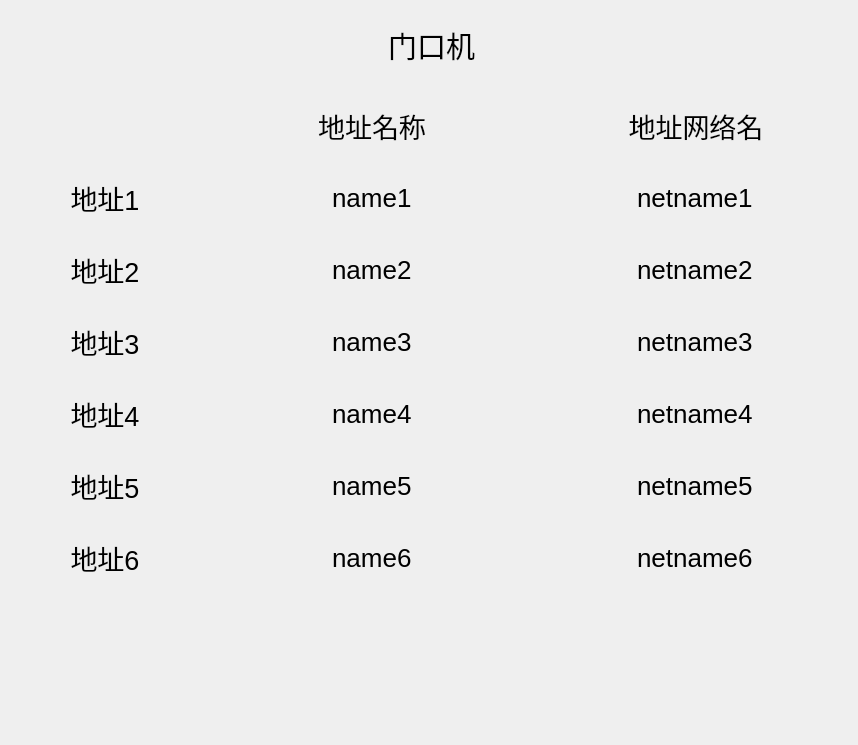
<?xml version="1.0" encoding="UTF-8"?>
<ui version="4.0">
 <class>DoorMachineDialog</class>
 <widget class="QDialog" name="DoorMachineDialog">
  <property name="geometry">
   <rect>
    <x>0</x>
    <y>0</y>
    <width>858</width>
    <height>745</height>
   </rect>
  </property>
  <property name="windowTitle">
   <string>Dialog</string>
  </property>
  <widget class="MyLineEdit" name="lineEditName1">
   <property name="geometry">
    <rect>
     <x>210</x>
     <y>162</y>
     <width>324</width>
     <height>72</height>
    </rect>
   </property>
   <property name="focusPolicy">
    <enum>Qt::ClickFocus</enum>
   </property>
   <property name="styleSheet">
    <string notr="true">border: 0px;
background-color: transparent;
font: 26px</string>
   </property>
   <property name="text">
    <string>name1</string>
   </property>
   <property name="maxLength">
    <number>49</number>
   </property>
   <property name="alignment">
    <set>Qt::AlignCenter</set>
   </property>
  </widget>
  <widget class="MyLineEdit" name="lineEditNetName1">
   <property name="geometry">
    <rect>
     <x>534</x>
     <y>162</y>
     <width>324</width>
     <height>72</height>
    </rect>
   </property>
   <property name="focusPolicy">
    <enum>Qt::ClickFocus</enum>
   </property>
   <property name="styleSheet">
    <string notr="true">border: 0px;
background-color: transparent;
font: 26px</string>
   </property>
   <property name="text">
    <string>netname1</string>
   </property>
   <property name="maxLength">
    <number>49</number>
   </property>
   <property name="alignment">
    <set>Qt::AlignCenter</set>
   </property>
  </widget>
  <widget class="QLabel" name="label_DoorMachine_2">
   <property name="geometry">
    <rect>
     <x>210</x>
     <y>90</y>
     <width>324</width>
     <height>72</height>
    </rect>
   </property>
   <property name="font">
    <font>
     <pointsize>-1</pointsize>
     <weight>50</weight>
     <italic>false</italic>
     <bold>false</bold>
    </font>
   </property>
   <property name="layoutDirection">
    <enum>Qt::LeftToRight</enum>
   </property>
   <property name="styleSheet">
    <string notr="true">font: 27px;</string>
   </property>
   <property name="text">
    <string>地址名称</string>
   </property>
   <property name="alignment">
    <set>Qt::AlignCenter</set>
   </property>
  </widget>
  <widget class="QLabel" name="label_DoorMachine_3">
   <property name="geometry">
    <rect>
     <x>534</x>
     <y>90</y>
     <width>324</width>
     <height>72</height>
    </rect>
   </property>
   <property name="font">
    <font>
     <pointsize>-1</pointsize>
     <weight>50</weight>
     <italic>false</italic>
     <bold>false</bold>
    </font>
   </property>
   <property name="layoutDirection">
    <enum>Qt::LeftToRight</enum>
   </property>
   <property name="styleSheet">
    <string notr="true">font: 27px;</string>
   </property>
   <property name="text">
    <string>地址网络名</string>
   </property>
   <property name="alignment">
    <set>Qt::AlignCenter</set>
   </property>
  </widget>
  <widget class="MyLineEdit" name="lineEditNetName2">
   <property name="geometry">
    <rect>
     <x>534</x>
     <y>234</y>
     <width>324</width>
     <height>72</height>
    </rect>
   </property>
   <property name="focusPolicy">
    <enum>Qt::ClickFocus</enum>
   </property>
   <property name="styleSheet">
    <string notr="true">border: 0px;
background-color: transparent;
font: 26px</string>
   </property>
   <property name="text">
    <string>netname2</string>
   </property>
   <property name="maxLength">
    <number>49</number>
   </property>
   <property name="alignment">
    <set>Qt::AlignCenter</set>
   </property>
  </widget>
  <widget class="MyLineEdit" name="lineEditName2">
   <property name="geometry">
    <rect>
     <x>210</x>
     <y>234</y>
     <width>324</width>
     <height>72</height>
    </rect>
   </property>
   <property name="focusPolicy">
    <enum>Qt::ClickFocus</enum>
   </property>
   <property name="styleSheet">
    <string notr="true">border: 0px;
background-color: transparent;
font: 26px</string>
   </property>
   <property name="text">
    <string>name2</string>
   </property>
   <property name="maxLength">
    <number>49</number>
   </property>
   <property name="alignment">
    <set>Qt::AlignCenter</set>
   </property>
  </widget>
  <widget class="MyLineEdit" name="lineEditName3">
   <property name="geometry">
    <rect>
     <x>210</x>
     <y>306</y>
     <width>324</width>
     <height>72</height>
    </rect>
   </property>
   <property name="focusPolicy">
    <enum>Qt::ClickFocus</enum>
   </property>
   <property name="styleSheet">
    <string notr="true">border: 0px;
background-color: transparent;
font: 26px</string>
   </property>
   <property name="text">
    <string>name3</string>
   </property>
   <property name="maxLength">
    <number>49</number>
   </property>
   <property name="alignment">
    <set>Qt::AlignCenter</set>
   </property>
  </widget>
  <widget class="MyLineEdit" name="lineEditNetName3">
   <property name="geometry">
    <rect>
     <x>534</x>
     <y>306</y>
     <width>324</width>
     <height>72</height>
    </rect>
   </property>
   <property name="focusPolicy">
    <enum>Qt::ClickFocus</enum>
   </property>
   <property name="styleSheet">
    <string notr="true">border: 0px;
background-color: transparent;
font: 26px</string>
   </property>
   <property name="text">
    <string>netname3</string>
   </property>
   <property name="maxLength">
    <number>49</number>
   </property>
   <property name="alignment">
    <set>Qt::AlignCenter</set>
   </property>
  </widget>
  <widget class="MyLineEdit" name="lineEditNetName4">
   <property name="geometry">
    <rect>
     <x>534</x>
     <y>378</y>
     <width>324</width>
     <height>72</height>
    </rect>
   </property>
   <property name="focusPolicy">
    <enum>Qt::ClickFocus</enum>
   </property>
   <property name="styleSheet">
    <string notr="true">border: 0px;
background-color: transparent;
font: 26px</string>
   </property>
   <property name="text">
    <string>netname4</string>
   </property>
   <property name="maxLength">
    <number>49</number>
   </property>
   <property name="alignment">
    <set>Qt::AlignCenter</set>
   </property>
  </widget>
  <widget class="MyLineEdit" name="lineEditName4">
   <property name="geometry">
    <rect>
     <x>210</x>
     <y>378</y>
     <width>324</width>
     <height>72</height>
    </rect>
   </property>
   <property name="focusPolicy">
    <enum>Qt::ClickFocus</enum>
   </property>
   <property name="styleSheet">
    <string notr="true">border: 0px;
background-color: transparent;
font: 26px</string>
   </property>
   <property name="text">
    <string>name4</string>
   </property>
   <property name="maxLength">
    <number>49</number>
   </property>
   <property name="alignment">
    <set>Qt::AlignCenter</set>
   </property>
  </widget>
  <widget class="MyLineEdit" name="lineEditNetName5">
   <property name="geometry">
    <rect>
     <x>534</x>
     <y>450</y>
     <width>324</width>
     <height>72</height>
    </rect>
   </property>
   <property name="focusPolicy">
    <enum>Qt::ClickFocus</enum>
   </property>
   <property name="styleSheet">
    <string notr="true">border: 0px;
background-color: transparent;
font: 26px</string>
   </property>
   <property name="text">
    <string>netname5</string>
   </property>
   <property name="maxLength">
    <number>49</number>
   </property>
   <property name="alignment">
    <set>Qt::AlignCenter</set>
   </property>
  </widget>
  <widget class="MyLineEdit" name="lineEditName5">
   <property name="geometry">
    <rect>
     <x>210</x>
     <y>450</y>
     <width>324</width>
     <height>72</height>
    </rect>
   </property>
   <property name="focusPolicy">
    <enum>Qt::ClickFocus</enum>
   </property>
   <property name="styleSheet">
    <string notr="true">border: 0px;
background-color: transparent;
font: 26px</string>
   </property>
   <property name="text">
    <string>name5</string>
   </property>
   <property name="maxLength">
    <number>49</number>
   </property>
   <property name="alignment">
    <set>Qt::AlignCenter</set>
   </property>
  </widget>
  <widget class="MyLineEdit" name="lineEditName6">
   <property name="geometry">
    <rect>
     <x>210</x>
     <y>522</y>
     <width>324</width>
     <height>72</height>
    </rect>
   </property>
   <property name="focusPolicy">
    <enum>Qt::ClickFocus</enum>
   </property>
   <property name="styleSheet">
    <string notr="true">border: 0px;
background-color: transparent;
font: 26px</string>
   </property>
   <property name="text">
    <string>name6</string>
   </property>
   <property name="maxLength">
    <number>49</number>
   </property>
   <property name="alignment">
    <set>Qt::AlignCenter</set>
   </property>
  </widget>
  <widget class="QFrame" name="frameDoorMachineSetting">
   <property name="geometry">
    <rect>
     <x>0</x>
     <y>0</y>
     <width>858</width>
     <height>745</height>
    </rect>
   </property>
   <property name="styleSheet">
    <string notr="true"/>
   </property>
   <property name="frameShape">
    <enum>QFrame::NoFrame</enum>
   </property>
   <property name="frameShadow">
    <enum>QFrame::Raised</enum>
   </property>
  </widget>
  <widget class="MyLineEdit" name="lineEditNetName6">
   <property name="geometry">
    <rect>
     <x>534</x>
     <y>522</y>
     <width>324</width>
     <height>72</height>
    </rect>
   </property>
   <property name="focusPolicy">
    <enum>Qt::ClickFocus</enum>
   </property>
   <property name="styleSheet">
    <string notr="true">border: 0px;
background-color: transparent;
font: 26px</string>
   </property>
   <property name="text">
    <string>netname6</string>
   </property>
   <property name="maxLength">
    <number>49</number>
   </property>
   <property name="alignment">
    <set>Qt::AlignCenter</set>
   </property>
  </widget>
  <widget class="QLabel" name="label_DoorMachine_6">
   <property name="geometry">
    <rect>
     <x>0</x>
     <y>378</y>
     <width>210</width>
     <height>72</height>
    </rect>
   </property>
   <property name="font">
    <font>
     <pointsize>-1</pointsize>
     <weight>50</weight>
     <italic>false</italic>
     <bold>false</bold>
    </font>
   </property>
   <property name="layoutDirection">
    <enum>Qt::LeftToRight</enum>
   </property>
   <property name="styleSheet">
    <string notr="true">font: 27px;</string>
   </property>
   <property name="text">
    <string>地址4</string>
   </property>
   <property name="alignment">
    <set>Qt::AlignCenter</set>
   </property>
  </widget>
  <widget class="QLabel" name="label_DoorMachine_8">
   <property name="geometry">
    <rect>
     <x>0</x>
     <y>522</y>
     <width>210</width>
     <height>72</height>
    </rect>
   </property>
   <property name="font">
    <font>
     <pointsize>-1</pointsize>
     <weight>50</weight>
     <italic>false</italic>
     <bold>false</bold>
    </font>
   </property>
   <property name="layoutDirection">
    <enum>Qt::LeftToRight</enum>
   </property>
   <property name="styleSheet">
    <string notr="true">font: 27px;</string>
   </property>
   <property name="text">
    <string>地址6</string>
   </property>
   <property name="alignment">
    <set>Qt::AlignCenter</set>
   </property>
  </widget>
  <widget class="QLabel" name="label_DoorMachine_4">
   <property name="geometry">
    <rect>
     <x>0</x>
     <y>234</y>
     <width>210</width>
     <height>72</height>
    </rect>
   </property>
   <property name="font">
    <font>
     <pointsize>-1</pointsize>
     <weight>50</weight>
     <italic>false</italic>
     <bold>false</bold>
    </font>
   </property>
   <property name="layoutDirection">
    <enum>Qt::LeftToRight</enum>
   </property>
   <property name="styleSheet">
    <string notr="true">font: 27px;</string>
   </property>
   <property name="text">
    <string>地址2</string>
   </property>
   <property name="alignment">
    <set>Qt::AlignCenter</set>
   </property>
  </widget>
  <widget class="QLabel" name="label_DoorMachine_5">
   <property name="geometry">
    <rect>
     <x>0</x>
     <y>306</y>
     <width>210</width>
     <height>72</height>
    </rect>
   </property>
   <property name="font">
    <font>
     <pointsize>-1</pointsize>
     <weight>50</weight>
     <italic>false</italic>
     <bold>false</bold>
    </font>
   </property>
   <property name="layoutDirection">
    <enum>Qt::LeftToRight</enum>
   </property>
   <property name="styleSheet">
    <string notr="true">font: 27px;</string>
   </property>
   <property name="text">
    <string>地址3</string>
   </property>
   <property name="alignment">
    <set>Qt::AlignCenter</set>
   </property>
  </widget>
  <widget class="QLabel" name="label_DoorMachine_7">
   <property name="geometry">
    <rect>
     <x>0</x>
     <y>450</y>
     <width>210</width>
     <height>72</height>
    </rect>
   </property>
   <property name="font">
    <font>
     <pointsize>-1</pointsize>
     <weight>50</weight>
     <italic>false</italic>
     <bold>false</bold>
    </font>
   </property>
   <property name="layoutDirection">
    <enum>Qt::LeftToRight</enum>
   </property>
   <property name="styleSheet">
    <string notr="true">font: 27px;</string>
   </property>
   <property name="text">
    <string>地址5</string>
   </property>
   <property name="alignment">
    <set>Qt::AlignCenter</set>
   </property>
  </widget>
  <widget class="QLabel" name="label_DoorMachine_1">
   <property name="geometry">
    <rect>
     <x>0</x>
     <y>162</y>
     <width>210</width>
     <height>72</height>
    </rect>
   </property>
   <property name="font">
    <font>
     <pointsize>-1</pointsize>
     <weight>50</weight>
     <italic>false</italic>
     <bold>false</bold>
    </font>
   </property>
   <property name="layoutDirection">
    <enum>Qt::LeftToRight</enum>
   </property>
   <property name="styleSheet">
    <string notr="true">font: 27px;</string>
   </property>
   <property name="text">
    <string>地址1</string>
   </property>
   <property name="alignment">
    <set>Qt::AlignCenter</set>
   </property>
  </widget>
  <widget class="QLabel" name="label_title">
   <property name="geometry">
    <rect>
     <x>179</x>
     <y>10</y>
     <width>500</width>
     <height>70</height>
    </rect>
   </property>
   <property name="font">
    <font>
     <pointsize>22</pointsize>
    </font>
   </property>
   <property name="styleSheet">
    <string notr="true"/>
   </property>
   <property name="text">
    <string>                          门口机</string>
   </property>
  </widget>
  <zorder>frameDoorMachineSetting</zorder>
  <zorder>lineEditName1</zorder>
  <zorder>lineEditNetName1</zorder>
  <zorder>label_DoorMachine_2</zorder>
  <zorder>label_DoorMachine_3</zorder>
  <zorder>lineEditNetName2</zorder>
  <zorder>lineEditName2</zorder>
  <zorder>lineEditName3</zorder>
  <zorder>lineEditNetName3</zorder>
  <zorder>lineEditNetName4</zorder>
  <zorder>lineEditName4</zorder>
  <zorder>lineEditNetName5</zorder>
  <zorder>lineEditName5</zorder>
  <zorder>lineEditName6</zorder>
  <zorder>lineEditNetName6</zorder>
  <zorder>label_DoorMachine_6</zorder>
  <zorder>label_DoorMachine_8</zorder>
  <zorder>label_DoorMachine_4</zorder>
  <zorder>label_DoorMachine_5</zorder>
  <zorder>label_DoorMachine_7</zorder>
  <zorder>label_DoorMachine_1</zorder>
  <zorder>label_title</zorder>
 </widget>
 <customwidgets>
  <customwidget>
   <class>MyLineEdit</class>
   <extends>QLineEdit</extends>
   <header>mylineedit.h</header>
  </customwidget>
 </customwidgets>
 <tabstops>
  <tabstop>lineEditName1</tabstop>
  <tabstop>lineEditNetName1</tabstop>
  <tabstop>lineEditName2</tabstop>
  <tabstop>lineEditNetName2</tabstop>
  <tabstop>lineEditName3</tabstop>
  <tabstop>lineEditNetName3</tabstop>
  <tabstop>lineEditName4</tabstop>
  <tabstop>lineEditNetName4</tabstop>
  <tabstop>lineEditName5</tabstop>
  <tabstop>lineEditNetName5</tabstop>
  <tabstop>lineEditName6</tabstop>
 </tabstops>
 <resources/>
 <connections/>
</ui>
